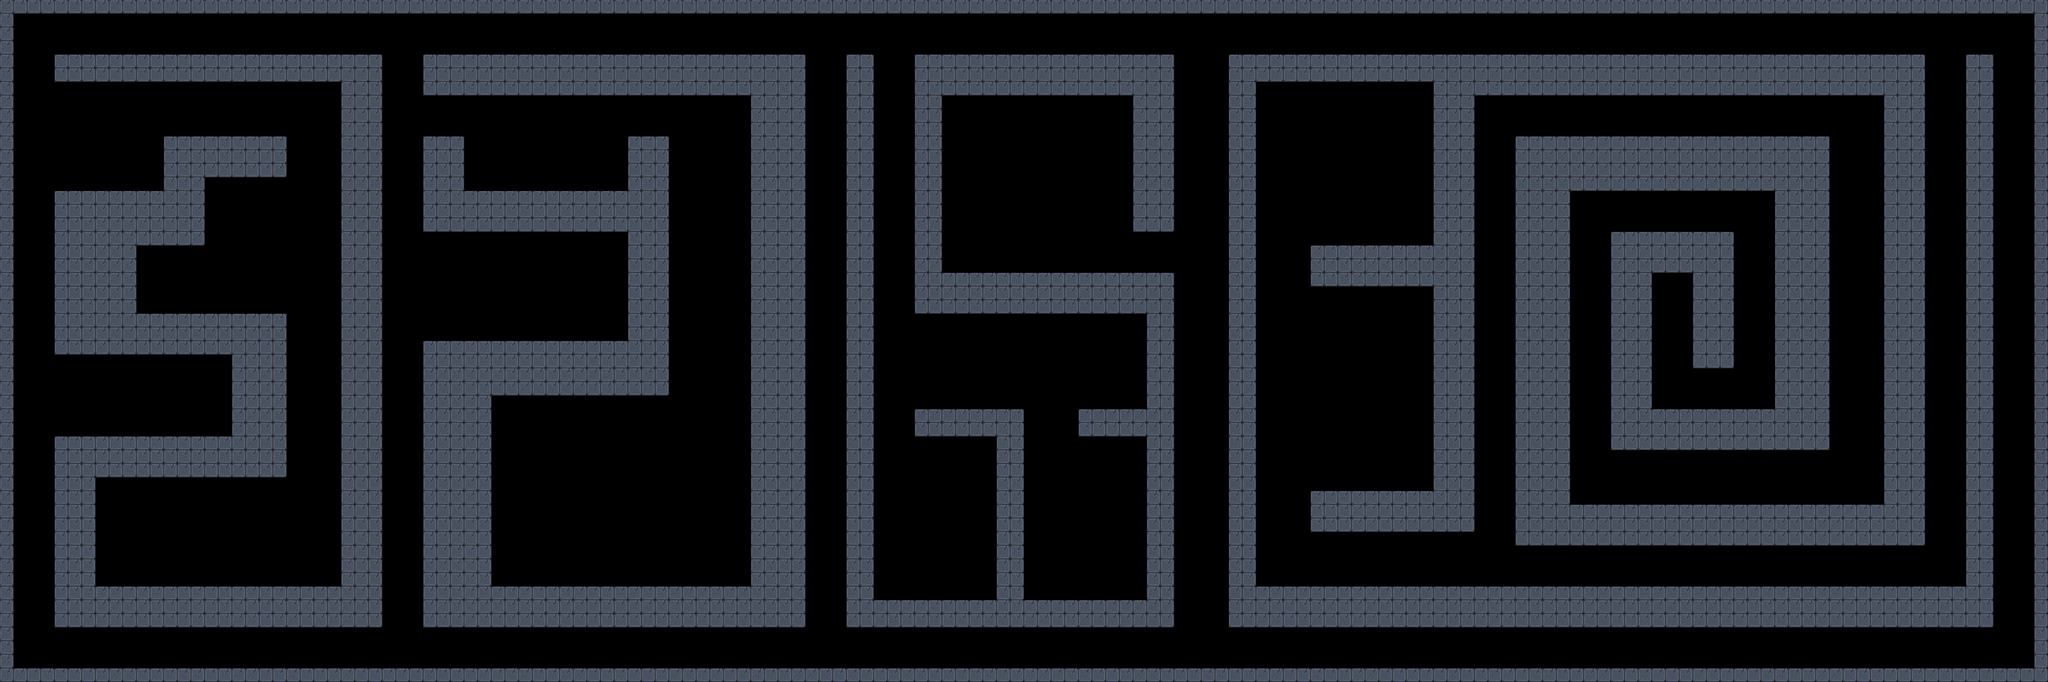

A 2D game scene composited from a Tiled map and its tileset images. What follows is a short description and the map's XML, with each tile layer's data collapsed to a summary:
An orthogonal 150x50 tile map with 32x32 px tiles, 1 tile layer (Tile Layer 1).

<map version="1.9" tiledversion="1.9.2" orientation="orthogonal" renderorder="right-down" width="150" height="50" tilewidth="32" tileheight="32" infinite="0" nextlayerid="2" nextobjectid="1">
 <editorsettings>
  <export target="map.csv" format="csv" />
 </editorsettings>
 <tileset firstgid="1" name="wall" tilewidth="32" tileheight="32" tilecount="1" columns="1">
  <image source="../sprites/wall.png" width="32" height="32" />
 </tileset>
 <layer id="1" name="Tile Layer 1" width="150" height="50">
  <data>[7500 cells, 2989 non-empty, 1 distinct tile ids]</data>
 </layer>
</map>
